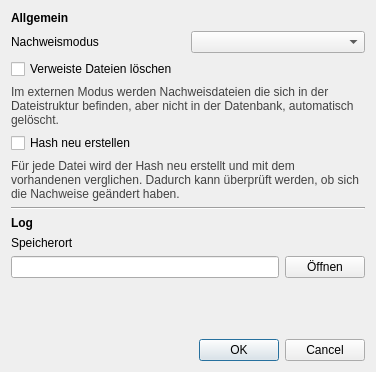
<?xml version="1.0" encoding="UTF-8"?>
<ui version="4.0">
 <class>QMCertificateIntegrityCheckDialog</class>
 <widget class="QDialog" name="QMCertificateIntegrityCheckDialog">
  <property name="geometry">
   <rect>
    <x>0</x>
    <y>0</y>
    <width>376</width>
    <height>372</height>
   </rect>
  </property>
  <property name="windowTitle">
   <string>Nachweisdatenbank überprüfen</string>
  </property>
  <layout class="QGridLayout" name="gridLayout">
   <item row="1" column="0">
    <widget class="QLabel" name="label_2">
     <property name="text">
      <string>Nachweismodus</string>
     </property>
    </widget>
   </item>
   <item row="0" column="0">
    <widget class="QLabel" name="label">
     <property name="font">
      <font>
       <weight>75</weight>
       <bold>true</bold>
      </font>
     </property>
     <property name="text">
      <string>Allgemein</string>
     </property>
    </widget>
   </item>
   <item row="3" column="0" colspan="2">
    <layout class="QVBoxLayout" name="verticalLayout_2">
     <item>
      <widget class="QCheckBox" name="cbRecreateHash">
       <property name="text">
        <string>Hash neu erstellen</string>
       </property>
      </widget>
     </item>
     <item>
      <widget class="QLabel" name="label_6">
       <property name="font">
        <font>
         <pointsize>9</pointsize>
        </font>
       </property>
       <property name="text">
        <string>&lt;html&gt;&lt;head/&gt;&lt;body&gt;&lt;p&gt;&lt;span style=&quot; color:#424242;&quot;&gt;Für jede Datei wird der Hash neu erstellt und mit dem vorhandenen verglichen. Dadurch kann überprüft werden, ob sich die Nachweise geändert haben.&lt;/span&gt;&lt;/p&gt;&lt;/body&gt;&lt;/html&gt;</string>
       </property>
       <property name="alignment">
        <set>Qt::AlignLeading|Qt::AlignLeft|Qt::AlignTop</set>
       </property>
       <property name="wordWrap">
        <bool>true</bool>
       </property>
      </widget>
     </item>
    </layout>
   </item>
   <item row="6" column="0">
    <widget class="QLabel" name="label_4">
     <property name="text">
      <string>Speicherort</string>
     </property>
    </widget>
   </item>
   <item row="9" column="0" colspan="2">
    <widget class="QDialogButtonBox" name="buttonBox">
     <property name="orientation">
      <enum>Qt::Horizontal</enum>
     </property>
     <property name="standardButtons">
      <set>QDialogButtonBox::Cancel|QDialogButtonBox::Ok</set>
     </property>
    </widget>
   </item>
   <item row="8" column="0" colspan="2">
    <spacer name="verticalSpacer">
     <property name="orientation">
      <enum>Qt::Vertical</enum>
     </property>
     <property name="sizeHint" stdset="0">
      <size>
       <width>20</width>
       <height>40</height>
      </size>
     </property>
    </spacer>
   </item>
   <item row="1" column="1">
    <widget class="QComboBox" name="cbCertificateMode"/>
   </item>
   <item row="2" column="0" colspan="2">
    <layout class="QVBoxLayout" name="verticalLayout">
     <item>
      <widget class="QCheckBox" name="cbDeleteUnlinkedFiles">
       <property name="text">
        <string>Verweiste Dateien löschen</string>
       </property>
      </widget>
     </item>
     <item>
      <widget class="QLabel" name="label_5">
       <property name="font">
        <font>
         <pointsize>9</pointsize>
        </font>
       </property>
       <property name="text">
        <string>&lt;html&gt;&lt;head/&gt;&lt;body&gt;&lt;p&gt;&lt;span style=&quot; color:#424242;&quot;&gt;Im externen Modus werden Nachweisdateien die sich in der Dateistruktur befinden, aber nicht in der Datenbank, automatisch gelöscht.&lt;/span&gt;&lt;/p&gt;&lt;/body&gt;&lt;/html&gt;</string>
       </property>
       <property name="alignment">
        <set>Qt::AlignLeading|Qt::AlignLeft|Qt::AlignTop</set>
       </property>
       <property name="wordWrap">
        <bool>true</bool>
       </property>
      </widget>
     </item>
    </layout>
   </item>
   <item row="5" column="0">
    <widget class="QLabel" name="label_3">
     <property name="font">
      <font>
       <weight>75</weight>
       <bold>true</bold>
      </font>
     </property>
     <property name="text">
      <string>Log</string>
     </property>
    </widget>
   </item>
   <item row="7" column="0" colspan="2">
    <layout class="QHBoxLayout" name="horizontalLayout">
     <item>
      <widget class="QLineEdit" name="leLogPath">
       <property name="readOnly">
        <bool>true</bool>
       </property>
      </widget>
     </item>
     <item>
      <widget class="QPushButton" name="pbOpenPath">
       <property name="text">
        <string>Öffnen</string>
       </property>
      </widget>
     </item>
    </layout>
   </item>
   <item row="4" column="0" colspan="2">
    <widget class="Line" name="line">
     <property name="orientation">
      <enum>Qt::Horizontal</enum>
     </property>
    </widget>
   </item>
  </layout>
 </widget>
 <resources/>
 <connections>
  <connection>
   <sender>buttonBox</sender>
   <signal>accepted()</signal>
   <receiver>QMCertificateIntegrityCheckDialog</receiver>
   <slot>accept()</slot>
   <hints>
    <hint type="sourcelabel">
     <x>248</x>
     <y>254</y>
    </hint>
    <hint type="destinationlabel">
     <x>157</x>
     <y>274</y>
    </hint>
   </hints>
  </connection>
  <connection>
   <sender>buttonBox</sender>
   <signal>rejected()</signal>
   <receiver>QMCertificateIntegrityCheckDialog</receiver>
   <slot>reject()</slot>
   <hints>
    <hint type="sourcelabel">
     <x>316</x>
     <y>260</y>
    </hint>
    <hint type="destinationlabel">
     <x>286</x>
     <y>274</y>
    </hint>
   </hints>
  </connection>
  <connection>
   <sender>pbOpenPath</sender>
   <signal>clicked()</signal>
   <receiver>QMCertificateIntegrityCheckDialog</receiver>
   <slot>openLogPath()</slot>
   <hints>
    <hint type="sourcelabel">
     <x>321</x>
     <y>285</y>
    </hint>
    <hint type="destinationlabel">
     <x>187</x>
     <y>185</y>
    </hint>
   </hints>
  </connection>
 </connections>
 <slots>
  <slot>openLogPath()</slot>
 </slots>
</ui>
